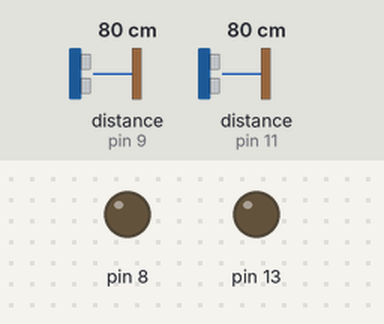
A sketch run on a simulated Arduino Uno, built with avr-gcc and run on an emulated ATmega328P. Shown: output pins drawn as LEDs (lit = HIGH). Wiring (inferred from the names in the program): 2 × ultrasonic range finder: trigger pin 10, echo pin 9 / trigger pin 12, echo pin 11. The inputs (shaded band) are chosen by the test bench; at power-on: distance to the obstacle (sensors on pin 9, pin 11) 80 cm. The echo pulse lasts 58.3 µs per cm; pins used as bus, display or sensor lines are not drawn.

Above: at 1.2 s.
1.3 s: distance to the obstacle (sensor on pin 9) set to 55 cm
2.8 s: distance to the obstacle (sensor on pin 9) set to 47 cm
At 4.3 s:
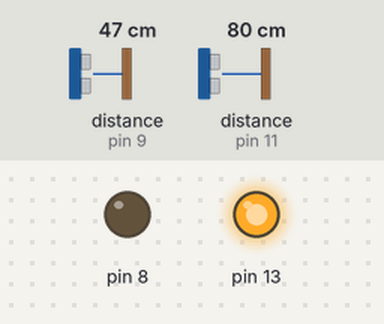
4.6 s: distance to the obstacle (sensor on pin 11) set to 54 cm
6.1 s: distance to the obstacle (sensor on pin 11) set to 45 cm
At 7.2 s:
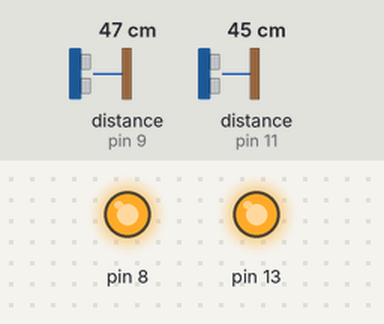
Timing chart, 0 to 8.7 s (numbered marks = the images above; inputs shaded):
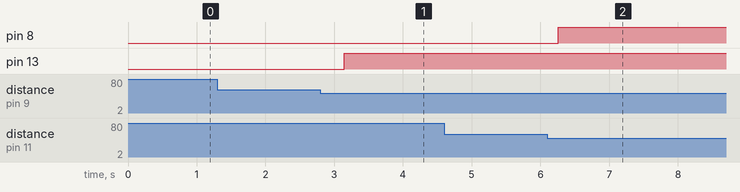

Measured:
- the behaviour switches between 51 and 50 cm on distance to the obstacle (sensor on pin 9) (found by bisection; images 0 and 1)
- the behaviour switches between 51 and 50 cm on distance to the obstacle (sensor on pin 11) (found by bisection; images 1 and 2)
- after the input at 1.3 s, every drawn part: stays the same
- after the input at 2.8 s, pin 13: LOW → HIGH after 0.34 s
- after the input at 4.6 s, every drawn part: stays the same
- after the input at 6.1 s, pin 8: LOW → HIGH after 0.16 s

The sketch:

ultra_blind.ino
```cpp
const int echo = 11, Trig = 12;
const int echo1 = 9, Trig1 = 10;

void setup() {
Serial.begin(38400);
pinMode(Trig1, OUTPUT);
pinMode(echo1, INPUT);
pinMode(Trig, OUTPUT);
pinMode(echo, INPUT);
pinMode(13, OUTPUT);
pinMode(8, OUTPUT);
}
void loop()
{
long left,right;
left=ping_me(Trig1,echo1);
right=ping_me(Trig,echo);
int a=0,b=1,c=2,d=3;
if(left<50 && right<50)
{
//Serial.write(d);
digitalWrite(13,HIGH);
digitalWrite(8,HIGH);
}
else if(left<50)
{
//Serial.write(b);
digitalWrite(13,HIGH);
}
else if(right<50)
{
//Serial.write(c);
digitalWrite(8,HIGH);
}
else
{
//Serial.write(a);
digitalWrite(8,LOW);
digitalWrite(13,LOW);
}
//Serial.print("left  ");
//Serial.print(left);
//Serial.print("  right");
//Serial.println(right);
}

long ping_me(int T,int e)
{
long duration, inches, cm;
digitalWrite(T, LOW);
delayMicroseconds(2);
digitalWrite(T, HIGH);
delayMicroseconds(10);
digitalWrite(T, LOW);
duration = pulseIn(e, HIGH);
inches = microsecondsToInches(duration);
cm = microsecondsToCentimeters(duration);
//Serial.print(inches);
//Serial.print("in, ");
//Serial.print(cm);
//Serial.print("cm");
//Serial.println();
delay(100);
return cm;
}
long microsecondsToInches(long microseconds)
{
return microseconds / 74 / 2;
}
long microsecondsToCentimeters(long microseconds)
{
return microseconds / 29 / 2;
}
```
